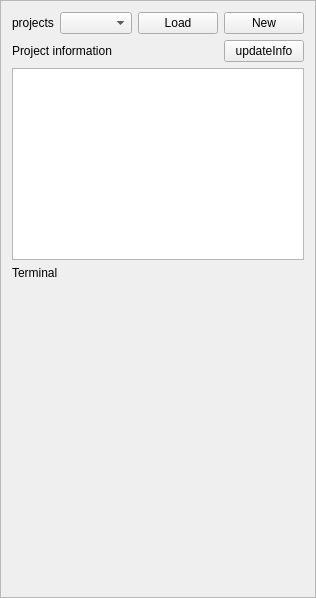
      <widget class="QFrame" name="frame">
       <property name="maximumSize">
        <size>
         <width>8000</width>
         <height>16777215</height>
        </size>
       </property>
       <property name="frameShape">
        <enum>QFrame::StyledPanel</enum>
       </property>
       <property name="frameShadow">
        <enum>QFrame::Raised</enum>
       </property>
       <layout class="QVBoxLayout" name="verticalLayout_7">
        <item>
         <layout class="QHBoxLayout" name="horizontalLayout_2">
          <item>
           <widget class="QLabel" name="label_13">
            <property name="sizePolicy">
             <sizepolicy hsizetype="Fixed" vsizetype="Preferred">
              <horstretch>0</horstretch>
              <verstretch>0</verstretch>
             </sizepolicy>
            </property>
            <property name="text">
             <string>projects</string>
            </property>
           </widget>
          </item>
          <item>
           <widget class="QComboBox" name="comboBox_project_list"/>
          </item>
          <item>
           <widget class="QPushButton" name="pushButton_load">
            <property name="sizePolicy">
             <sizepolicy hsizetype="Fixed" vsizetype="Fixed">
              <horstretch>0</horstretch>
              <verstretch>0</verstretch>
             </sizepolicy>
            </property>
            <property name="text">
             <string>Load</string>
            </property>
           </widget>
          </item>
          <item>
           <widget class="QPushButton" name="pushButton_new_project">
            <property name="sizePolicy">
             <sizepolicy hsizetype="Fixed" vsizetype="Fixed">
              <horstretch>0</horstretch>
              <verstretch>0</verstretch>
             </sizepolicy>
            </property>
            <property name="text">
             <string>New</string>
            </property>
           </widget>
          </item>
         </layout>
        </item>
        <item>
         <layout class="QHBoxLayout" name="horizontalLayout_23">
          <item>
           <widget class="QLabel" name="label">
            <property name="text">
             <string>Project information</string>
            </property>
           </widget>
          </item>
          <item>
           <spacer name="horizontalSpacer_4">
            <property name="orientation">
             <enum>Qt::Horizontal</enum>
            </property>
            <property name="sizeHint" stdset="0">
             <size>
              <width>40</width>
              <height>20</height>
             </size>
            </property>
           </spacer>
          </item>
          <item>
           <widget class="QPushButton" name="pushButton_update_project_info">
            <property name="text">
             <string>updateInfo</string>
            </property>
           </widget>
          </item>
         </layout>
        </item>
        <item>
         <widget class="QSplitter" name="splitter_3">
          <property name="orientation">
           <enum>Qt::Vertical</enum>
          </property>
          <widget class="QPlainTextEdit" name="plainTextEdit_project_info">
           <property name="maximumSize">
            <size>
             <width>16777215</width>
             <height>50000</height>
            </size>
           </property>
           <property name="font">
            <font>
             <pointsize>14</pointsize>
            </font>
           </property>
          </widget>
         </widget>
        </item>
        <item>
         <layout class="QVBoxLayout" name="verticalLayout">
          <item>
           <widget class="QLabel" name="label_3">
            <property name="text">
             <string>Terminal</string>
            </property>
           </widget>
          </item>
          <item>
           <widget class="TerminalWidget" name="widget_terminal" native="true">
            <property name="minimumSize">
             <size>
              <width>0</width>
              <height>300</height>
             </size>
            </property>
            <property name="maximumSize">
             <size>
              <width>16777215</width>
              <height>300000</height>
             </size>
            </property>
           </widget>
          </item>
         </layout>
        </item>
       </layout>
      </widget>
